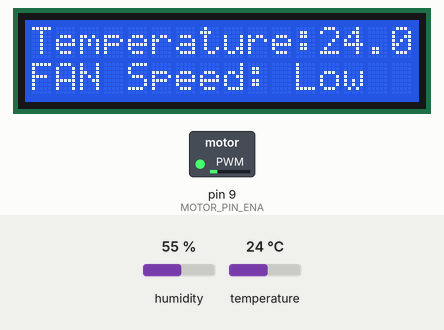
Simulated run of this sketch. Board: Arduino Uno, built with avr-gcc and run on an emulated ATmega328P. Parts: 16×2 character LCD, switched loads named in the sketch (green lamp = pin HIGH). The test bench sets the inputs (shaded band); at power-on: temperature 24 °C, humidity 55 %. What the sketch prints to the serial monitor is not drawn.

Above: at 2.7 s.
2.8 s: temperature set to 27 °C
At 5.4 s:
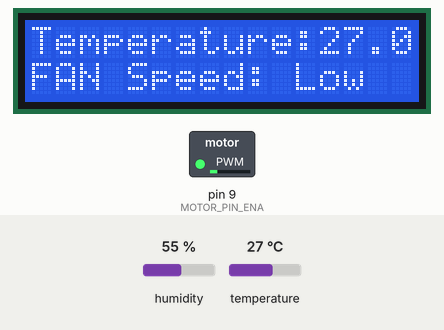
5.8 s: temperature set to 30 °C
At 6.7 s:
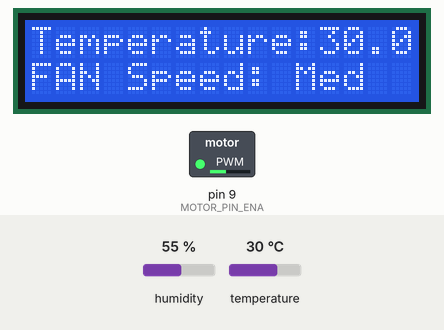
8.8 s: temperature set to 34 °C
At 11.7 s:
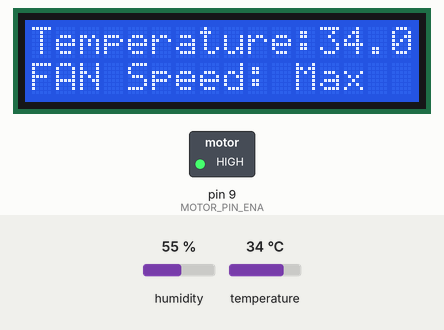
Timing chart, 0 to 13.2 s (numbered marks = the images above; inputs shaded):
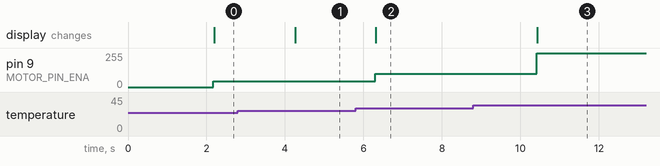

Measured:
- the behaviour switches between 28 and 29 °C on temperature (found by bisection; images 1 and 2)
- the behaviour switches between 32 and 33 °C on temperature (found by bisection; images 2 and 3)
- after the input at 2.8 s, the display: changes after 1.5 s (image 1)
- after the input at 5.8 s, pin 9 (MOTOR_PIN_ENA): 45/255 → 100/255 after 0.50 s; the display: changes after 0.52 s (image 2)
- after the input at 8.8 s, pin 9 (MOTOR_PIN_ENA): 100/255 → 255/255 after 1.6 s; the display: changes after 1.6 s (image 3)

The sketch:

Temperature-Based-Fan.ino
```cpp
#include <Adafruit_Sensor.h>
#include <DHT.h>
#include <DHT_U.h>
#include <Wire.h>
#include <LiquidCrystal_I2C.h>

#define DHTPIN 7   // Pin connected to the DHT sensor
#define DHTTYPE DHT11  // Define the type of DHT sensor (DHT11)

#define MOTOR_PIN_ENA 9  // Pin for motor speed control (ENA)
#define MOTOR_PIN_IN1 10 // Pin for motor direction control (IN1)
#define MOTOR_PIN_IN2 11 // Pin for motor direction control (IN2)

#define TEMPERATURE_THRESHOLD 28
#define TEMPERATURE_THRESHOLD1 32

DHT dht(DHTPIN, DHTTYPE);

LiquidCrystal_I2C lcd(0x27, 16, 2);

void setup() {
  Serial.begin(9600);
  dht.begin();

  Wire.begin();
  lcd.init();
  lcd.backlight();
  lcd.begin(16, 2);
  lcd.setCursor(0, 0);
  lcd.print("Temperature:");
}

void loop() {
  delay(2000);

  float temperature = dht.readTemperature();
  if (isnan(temperature)) {
    Serial.println("Failed to read temperature from DHT sensor!");
    return;
  }

  Serial.print("Temperature: ");
  Serial.print(temperature);
  Serial.println(" °C");

  lcd.setCursor(0, 1);
  lcd.print("                ");

  if (temperature > TEMPERATURE_THRESHOLD1) {
    analogWrite(MOTOR_PIN_ENA, 255);
    digitalWrite(MOTOR_PIN_IN1, HIGH);
    digitalWrite(MOTOR_PIN_IN2, LOW);
    lcd.setCursor(0, 1);
    lcd.print("FAN Speed: Max");
  }
  else if (temperature > TEMPERATURE_THRESHOLD) {
    analogWrite(MOTOR_PIN_ENA, 100);
    digitalWrite(MOTOR_PIN_IN1, HIGH);
    digitalWrite(MOTOR_PIN_IN2, LOW);
    lcd.setCursor(0, 1);
    lcd.print("FAN Speed: Med");
  }
  else {
    analogWrite(MOTOR_PIN_ENA, 45);
    digitalWrite(MOTOR_PIN_IN1, HIGH);
    digitalWrite(MOTOR_PIN_IN2, LOW);
    lcd.setCursor(0, 1);
    lcd.print("FAN Speed: Low");
  }

  lcd.setCursor(12, 0);
  lcd.print(temperature);
}
```
